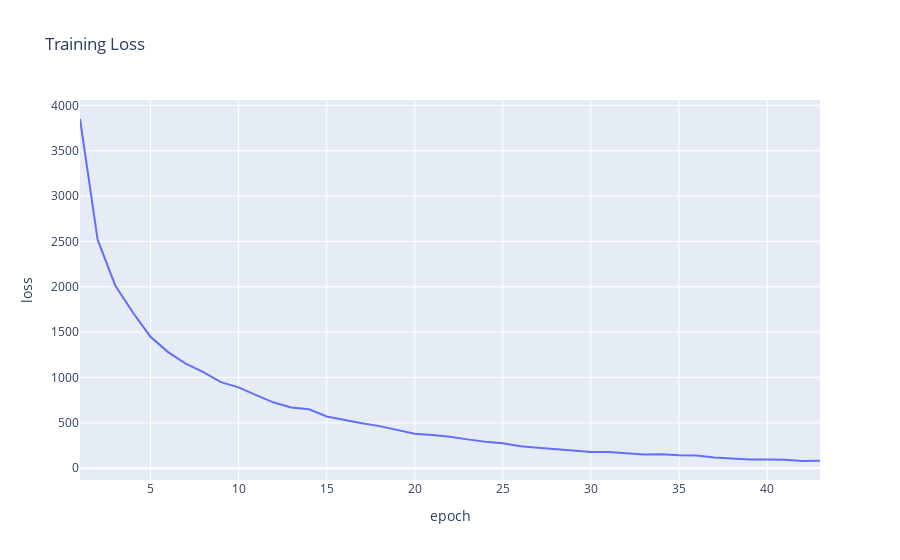

Source (notebook cell):
### Markdown cell above
<!-- BEGIN QUESTION -->

### Code cell
if (load_saved_models or IS_GRADING_ENV) and os.path.exists('model_rotation_regression.joblib'):
  model_rotation_regression = joblib.load("model_rotation_regression.joblib")
else:
  # Train a larger regression model (MLP) to predict rotation angles
  model_rotation_regression = MLPRegressor(
      hidden_layer_sizes=(256, 128),
      activation='relu',
      solver='adam',
      max_iter=100,
      random_state=SEED,
      early_stopping=True,
      verbose=True
  )
  # TODO: train a MLP regressor to predict rotation angles
  model_rotation_regression.fit(X_train_rotated_sc, y_train_rotations)
  # Save model_rotation_regression and scaler
  if save_models:
    joblib.dump(model_rotation_regression, "model_rotation_regression.joblib")
    joblib.dump(scaler, "scaler.joblib")
    print("Rotation regression model and scaler saved to disk.")

loss_df = pd.DataFrame({
    'epoch': range(1, len(model_rotation_regression.loss_curve_) + 1),
    'loss': model_rotation_regression.loss_curve_
})
loss_df.plot(x='epoch', y='loss', title="Training Loss")

### Figure 1 — Plotly figure (JSON) as saved in the notebook; plotly's stock layout.template omitted (floating-point values rounded to 4 significant figures)
{"data": [{"hovertemplate": "epoch=%{x}<br>loss=%{y}<extra></extra>", "legendgroup": "", "line": {"color": "#636efa", "dash": "solid"}, "marker": {"symbol": "circle"}, "mode": "lines", "name": "", "orientation": "v", "showlegend": false, "type": "scatter", "x": [1, 2, 3, 4, 5, 6, 7, 8, 9, 10, 11, 12, 13, 14, 15, 16, 17, 18, 19, 20, 21, 22, 23, 24, 25, 26, 27, 28, 29, 30, 31, 32, 33, 34, 35, 36, 37, 38, 39, 40, 41, 42, 43], "xaxis": "x", "y": [3850.0, 2519.0, 2014.0, 1716.0, 1450.0, 1280.0, 1154.0, 1059.0, 948.2, 891.0, 806.3, 723.3, 668.6, 649.2, 570.4, 530.2, 495.4, 463.7, 418.3, 379.0, 365.4, 347.1, 317.5, 292.3, 275.7, 242.9, 225.9, 210.1, 200.9, 179.3, 179.3, 164.8, 151.2, 154.3, 142.7, 140.0, 117.5, 107.9, 96.41, 96.76, 93.09, 79.08, 81.25], "yaxis": "y"}], "layout": {"legend": {"tracegroupgap": 0}, "title": {"text": "Training Loss"}, "xaxis": {"anchor": "y", "domain": [0, 1], "title": {"text": "epoch"}}, "yaxis": {"anchor": "x", "domain": [0, 1], "title": {"text": "loss"}}}}
